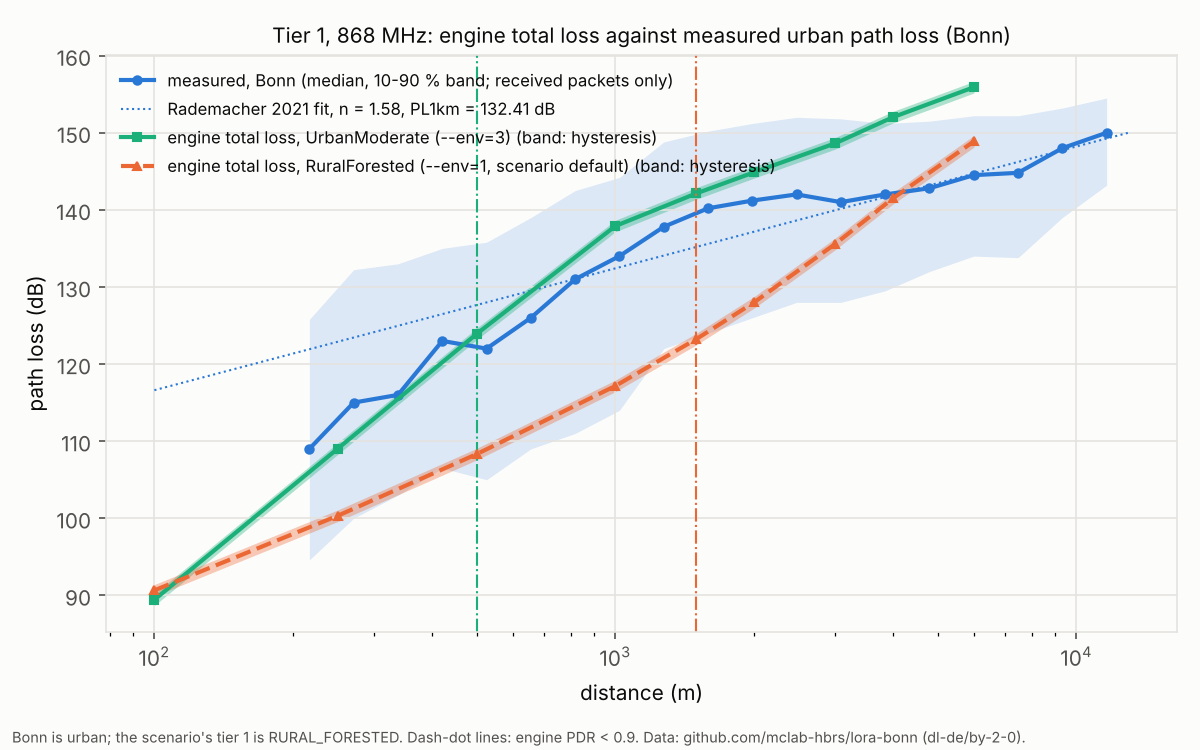

Here is the Python script that generated this plot:
#!/usr/bin/env python3
"""Tier-1 (868 MHz) validation plot: the engine's loss against measured LoRa path loss.

usage: tier1_validation.py <lora-bonn/survey dir> <txDbm> <sensDbm> <outdir> <label>=<probe_range_sweep.csv> ...

Data: Rademacher et al., "Path Loss in Urban LoRa Networks: A Large-Scale Measurement Study",
VTC2021-Fall (arXiv 2109.07768); the public set github.com/mclab-hbrs/lora-bonn, survey/samples.csv
and gateways.csv (licence dl-de/by-2-0). The repository is NOT vendored; the caller passes its
path and this script prints the SHA-256 of both files.

Measured path loss is the dataset notebook's own definition (analyze.ipynb cells 3, 10, 12):
  rpp = rssi + min(snr, 0);  PL = (14 dBm TX + 3 dBi GW antenna - 2 dB cable) - rpp.
Distance is great-circle (haversine, R = 6371.0088 km); the notebook uses geopy's geodesic,
which differs by < 0.5 % at these ranges.

Engine (probe_range_sweep.csv, tier 868MHz rows), one probe per environment class given:
  - mean_pl_db: the path-loss TERM only (result.pathLossDb), over ALL trials;
  - total loss reconstructed from mean_margin_db, also over all trials:
      L = tx - sens - margin  ...  tx - sens - margin + 1.5,
    a band because the margin is taken against an effective sensitivity that is 1.5 dB lower
    whenever the link was receiving (linkHysteresisMarginDb, CLAUDE.md sect 5). Antenna gain
    is 0 dB in the engine, so L is comparable with the measured PL.

Censoring (rules 1-2): the measured PL exists only for received packets. Past the distance
where reception thins out, the measured median is biased LOW (the lossy draws are missing),
while the engine's means are over all trials. The plot marks where the engine's own PDR falls
below 0.9, and the measured median beyond SF12's sensitivity limit cannot exceed ~152 dB
(15 dB + 137 dBm, SX1276 SF12/125 kHz datasheet sensitivity).
"""
import csv
import hashlib
import math
import os
import sys

import numpy as np

EIRP_AND_RX_GAIN_LOSS = 14 + 3 - 2
R_EARTH_M = 6371008.8
FIT_N, FIT_PL1KM = 1.58, 132.41  # Rademacher 2021 sect IV, verbatim


def sha(p):
    return hashlib.sha256(open(p, "rb").read()).hexdigest()


def hav(lat1, lon1, lat2, lon2):
    p1, p2 = math.radians(lat1), math.radians(lat2)
    dp, dl = p2 - p1, math.radians(lon2 - lon1)
    a = math.sin(dp / 2) ** 2 + math.cos(p1) * math.cos(p2) * math.sin(dl / 2) ** 2
    return 2 * R_EARTH_M * math.asin(math.sqrt(a))


def measured(survey):
    gw = {r["id"]: (float(r["latitude"]), float(r["longitude"])) for r in csv.DictReader(open(os.path.join(survey, "gateways.csv")))}
    d, pl = [], []
    for r in csv.DictReader(open(os.path.join(survey, "samples.csv"))):
        g = gw[r["gw"]]
        dist = hav(float(r["latitude"]), float(r["longitude"]), g[0], g[1])
        if dist <= 0.0:
            continue
        d.append(dist)
        pl.append(EIRP_AND_RX_GAIN_LOSS - (float(r["rssi"]) + min(float(r["snr"]), 0.0)))
    return np.array(d), np.array(pl)


def refit(d, pl):
    """The paper's fit procedure: group by distance rounded to 10 m, median per group, least
    squares of PL = PL1km + 10 n log10(d_km)."""
    key = np.round(d / 1000.0, 2)
    ks = np.unique(key)
    ks = ks[ks > 0]
    med = np.array([np.median(pl[key == k]) for k in ks])
    slope, icpt = np.polyfit(np.log10(ks), med, 1)
    resid = pl - (icpt + slope * np.log10(np.maximum(d, 1.0) / 1000.0))
    return slope / 10.0, icpt, float(np.std(resid))


def main():
    if len(sys.argv) < 6:
        print(__doc__)
        return 2
    survey, tx, sens, out = sys.argv[1], float(sys.argv[2]), float(sys.argv[3]), sys.argv[4]
    probes = [a.rsplit("=", 1) for a in sys.argv[5:]]
    os.makedirs(out, exist_ok=True)
    d, pl = measured(survey)
    n, p1, sd = refit(d, pl)
    lines = [f"samples.csv sha256 {sha(os.path.join(survey, 'samples.csv'))}",
             f"gateways.csv sha256 {sha(os.path.join(survey, 'gateways.csv'))}",
             *[f"probe {lab} sha256 {sha(p)}" for lab, p in probes],
             f"measured samples: {len(d)} (paper: 112,372 after its post-processing; Table I: 112,404)",
             f"refit on this file, the paper's procedure: n = {n:.3f}, PL1km = {p1:.2f} dB, residual SD = {sd:.2f} dB "
             f"(paper: n = {FIT_N}, PL1km = {FIT_PL1KM}, sigma = 9.9)"]
    edges = np.logspace(np.log10(100.0), np.log10(13000.0), 23)
    rows = []
    for lo, hi in zip(edges[:-1], edges[1:]):
        m = (d >= lo) & (d < hi)
        if m.sum() < 30:
            continue
        rows.append(dict(kind="measured", distance_m=f"{math.sqrt(lo * hi):.1f}", n=int(m.sum()),
                         pl_p10_db=f"{np.percentile(pl[m], 10):.2f}", pl_median_db=f"{np.median(pl[m]):.2f}",
                         pl_p90_db=f"{np.percentile(pl[m], 90):.2f}", pl_term_db="", total_lo_db="", total_hi_db="", pdr=""))
    engs = {}
    for lab, p in probes:
        engs[lab] = [r for r in csv.DictReader(open(p)) if r["tier"] == "868MHz"]
        for r in engs[lab]:
            lo = tx - sens - float(r["mean_margin_db"])
            rows.append(dict(kind=f"engine {lab}", distance_m=r["distance_m"], n=r["n"], pl_p10_db="", pl_median_db="",
                             pl_p90_db="", pl_term_db=r["mean_pl_db"], total_lo_db=f"{lo:.2f}", total_hi_db=f"{lo + 1.5:.2f}",
                             pdr=r["pdr"]))
    with open(os.path.join(out, "tier1_validation.csv"), "w", newline="") as fh:
        w = csv.DictWriter(fh, fieldnames=list(rows[0].keys()), lineterminator="\n")
        w.writeheader()
        w.writerows(rows)
    # Engine minus measured median at the engine's distances, where a measured bin holds them.
    meas = [r for r in rows if r["kind"] == "measured"]
    for lab, eng in engs.items():
        lines.append(f"engine ({lab}) - measured median, per engine distance (bin holding it):")
        for r in eng:
            x = float(r["distance_m"])
            b = next((m for m in meas if float(m["distance_m"]) / 1.26 <= x < float(m["distance_m"]) * 1.26), None)
            if b is None:
                continue
            lo = tx - sens - float(r["mean_margin_db"])
            lines.append(f"  {x:7.0f} m: PL term {float(r['mean_pl_db']) - float(b['pl_median_db']):+6.2f} dB, "
                         f"total {lo - float(b['pl_median_db']):+6.2f} .. {lo + 1.5 - float(b['pl_median_db']):+6.2f} dB "
                         f"(engine pdr {float(r['pdr']):.3f}, measured n {b['n']})")
    open(os.path.join(out, "tier1_validation.txt"), "w").write("\n".join(lines) + "\n")
    print("\n".join(lines))

    import matplotlib
    matplotlib.use("Agg")
    import matplotlib.pyplot as plt
    ink, ink2, grid, surf = "#0b0b0b", "#52514e", "#e4e3df", "#fcfcfb"
    c_meas, c_term, c_total = "#2a78d6", "#eb6834", "#1baf7a"
    fig, ax = plt.subplots(figsize=(8.0, 5.0), dpi=150)
    fig.patch.set_facecolor(surf)
    ax.set_facecolor(surf)
    mx = np.array([float(r["distance_m"]) for r in meas])
    ax.fill_between(mx, [float(r["pl_p10_db"]) for r in meas], [float(r["pl_p90_db"]) for r in meas],
                    color=c_meas, alpha=0.15, linewidth=0)
    ax.plot(mx, [float(r["pl_median_db"]) for r in meas], color=c_meas, lw=2, marker="o", ms=4,
            label="measured, Bonn (median, 10-90 % band; received packets only)")
    xs = np.logspace(np.log10(100), np.log10(13000), 100)
    ax.plot(xs, FIT_PL1KM + 10 * FIT_N * np.log10(xs / 1000), color=c_meas, lw=1, ls=":",
            label=f"Rademacher 2021 fit, n = {FIT_N}, PL1km = {FIT_PL1KM} dB")
    for (lab, eng), col, mk in zip(engs.items(), (c_total, c_term), ("s", "^")):
        ex = np.array([float(r["distance_m"]) for r in eng])
        lo = np.array([tx - sens - float(r["mean_margin_db"]) for r in eng])
        ax.fill_between(ex, lo, lo + 1.5, color=col, alpha=0.35, linewidth=0)
        ax.plot(ex, lo + 0.75, color=col, lw=2, marker=mk, ms=4, ls="-" if mk == "s" else "--",
                label=f"engine total loss, {lab} (band: hysteresis)")
        cut = next((float(r["distance_m"]) for r in eng if float(r["pdr"]) < 0.9), None)
        if cut:
            ax.axvline(cut, color=col, lw=1, ls="-.")
    ax.set_xscale("log")
    ax.set_xlabel("distance (m)", color=ink)
    ax.set_ylabel("path loss (dB)", color=ink)
    ax.set_title("Tier 1, 868 MHz: engine total loss against measured urban path loss (Bonn)", color=ink, fontsize=10)
    ax.grid(True, which="major", color=grid, lw=0.8)
    for s in ax.spines.values():
        s.set_color(grid)
    ax.tick_params(colors=ink2)
    ax.legend(fontsize=8, frameon=False, labelcolor=ink, loc="upper left")
    fig.text(0.01, 0.01, "Bonn is urban; the scenario's tier 1 is RURAL_FORESTED. Dash-dot lines: engine PDR < 0.9. "
             "Data: github.com/mclab-hbrs/lora-bonn (dl-de/by-2-0).", fontsize=7, color=ink2)
    fig.tight_layout(rect=(0, 0.03, 1, 1))
    fig.savefig(os.path.join(out, "tier1_validation.png"), facecolor=surf)
    return 0


if __name__ == "__main__":
    sys.exit(main())
